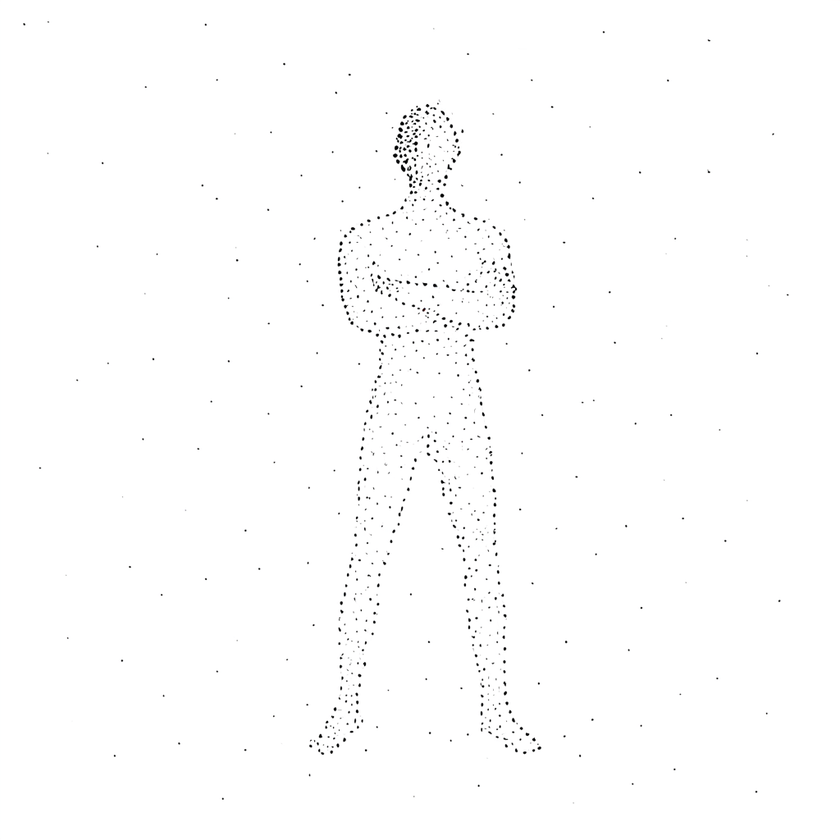
#> input picture assets/example.png, 840 x 840 px, shrunk from 1024 x 1024 before the run
$ python postprocess.py assets out
#> lines starting #> are read from the running program, lines starting #| are printed output that depends on the picture; after the words box and inside, x2 and y2 are one past the last pixel; in counts of white or black regions, pixels touching at a corner belong together
"""
Post-process particle art: strip background, output transparent PNG.

Usage:
    uv run python postprocess.py input.png output.png
    uv run python postprocess.py input_dir/ output_dir/
    uv run python postprocess.py input_dir/ output_dir/ --compare  # side-by-side before/after
    uv run python postprocess.py input_dir/ output_dir/ --threshold 220
"""

import argparse
from pathlib import Path
from PIL import Image
import numpy as np


def to_transparent(img_path: Path, threshold: int = 220) -> Image.Image:
    """Convert particle art to transparent PNG.

    Pixels darker than threshold become black (kept).
    Pixels at or above threshold become fully transparent.
    Gray intermediate pixels get proportional transparency for anti-aliasing.
    """
#> called with threshold = 220
    img = Image.open(img_path).convert("L")  # grayscale
    arr = np.array(img, dtype=np.float32)

    # RGBA output
    rgba = np.zeros((*arr.shape, 4), dtype=np.uint8)

    # Below threshold: black pixel, opacity = inverse of brightness
    # 0 (pure black) → full opacity, threshold → transparent
    mask = arr < threshold
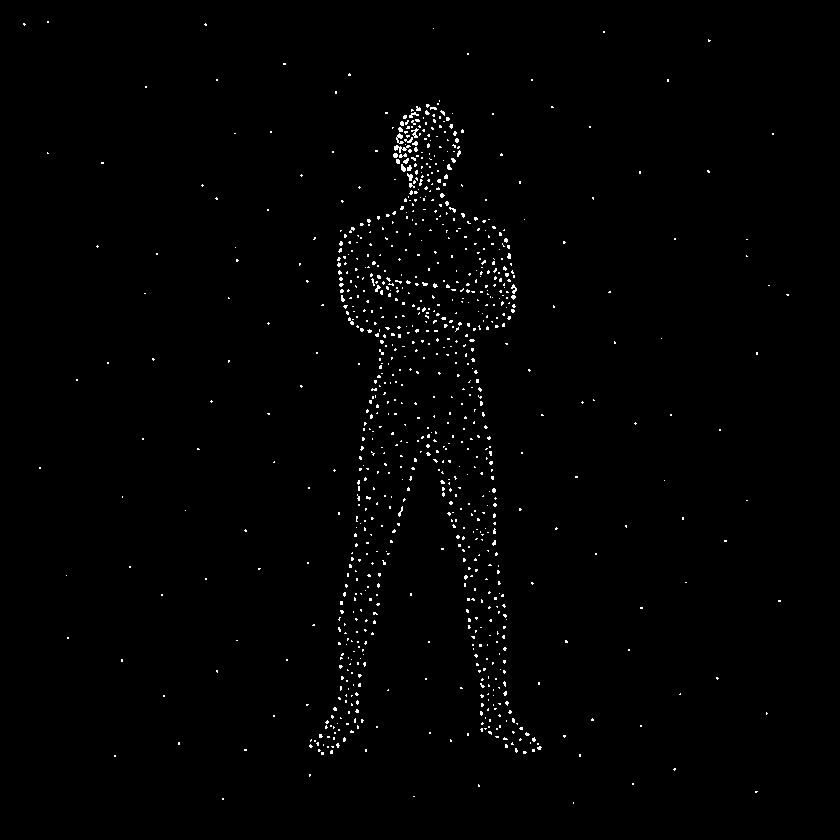
#> mask: shape (840, 840) bool; 0.92% white in thin lines or dots, all inside (x1, y1, x2, y2) = (23, 21, 789, 804)
    opacity = np.clip((1.0 - arr / threshold) * 255, 0, 255).astype(np.uint8)
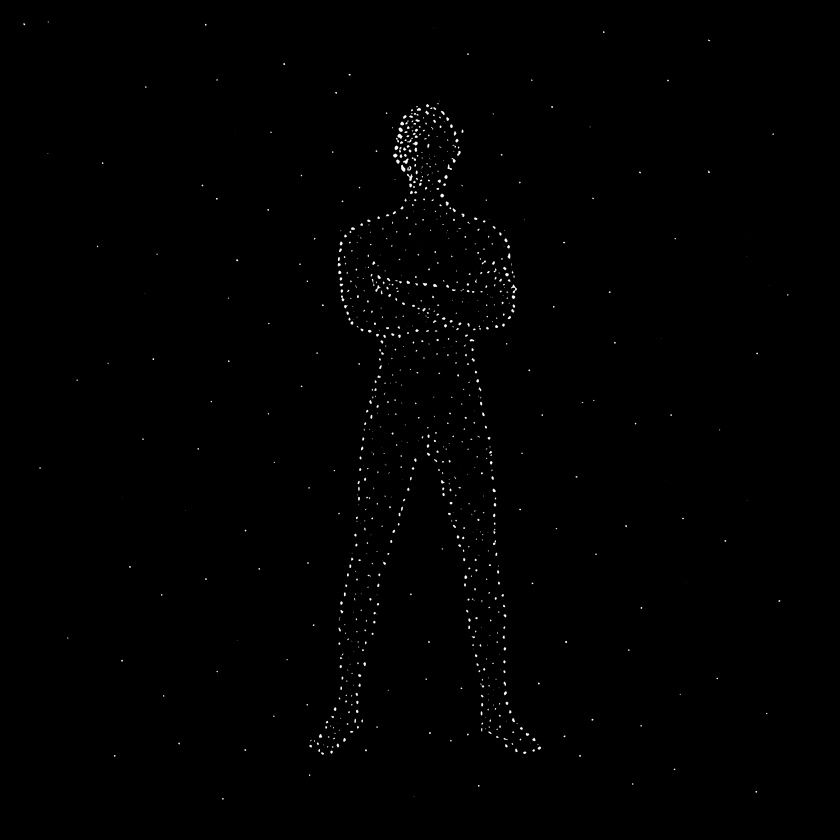
#> opacity: shape (840, 840); min 0, max 255, mean 1

    rgba[mask, 0] = 0  # R
    rgba[mask, 1] = 0  # G
    rgba[mask, 2] = 0  # B
    rgba[mask, 3] = opacity[mask]  # A — anti-aliased

    return Image.fromarray(rgba, "RGBA")


def make_comparison(original_path: Path, processed: Image.Image) -> Image.Image:
    """Create side-by-side comparison: original | processed on white | processed on gray."""
    original = Image.open(original_path).convert("RGBA")
    size = original.size

    # Processed on white background
    on_white = Image.new("RGBA", size, (255, 255, 255, 255))
    on_white = Image.alpha_composite(on_white, processed)

    # Processed on light gray background (to show if edges are clean)
    on_gray = Image.new("RGBA", size, (200, 200, 200, 255))
    on_gray = Image.alpha_composite(on_gray, processed)

    # Side by side
    comparison = Image.new("RGB", (size[0] * 3, size[1]), (255, 255, 255))
    comparison.paste(original.convert("RGB"), (0, 0))
    comparison.paste(on_white.convert("RGB"), (size[0], 0))
    comparison.paste(on_gray.convert("RGB"), (size[0] * 2, 0))

    return comparison


def process_file(input_path: Path, output_path: Path, threshold: int, compare: bool):
    processed = to_transparent(input_path, threshold)

    if compare:
        comp = make_comparison(input_path, processed)
        comp.save(output_path)
        print(f"  comparison: {input_path.name}")
    else:
        processed.save(output_path)
        print(f"  processed: {input_path.name}")


def main():
    parser = argparse.ArgumentParser(description="Post-process particle art to transparent PNG")
    parser.add_argument("input", help="Input image or directory")
    parser.add_argument("output", help="Output image or directory")
    parser.add_argument("--threshold", type=int, default=220,
                        help="Brightness threshold (0-255). Pixels above this become transparent. Default: 220")
    parser.add_argument("--compare", action="store_true",
                        help="Generate side-by-side comparison (original | on white | on gray)")
    args = parser.parse_args()

    input_path = Path(args.input)
    output_path = Path(args.output)

    if input_path.is_dir():
        output_path.mkdir(parents=True, exist_ok=True)
        pngs = sorted(input_path.glob("*.png"))
        print(f"Processing {len(pngs)} images (threshold={args.threshold})\n")
        for p in pngs:
            out = output_path / p.name
            process_file(p, out, args.threshold, args.compare)
    else:
        output_path.parent.mkdir(parents=True, exist_ok=True)
        process_file(input_path, output_path, args.threshold, args.compare)

    print(f"\nDone! Output in {output_path}")


if __name__ == "__main__":
    main()
